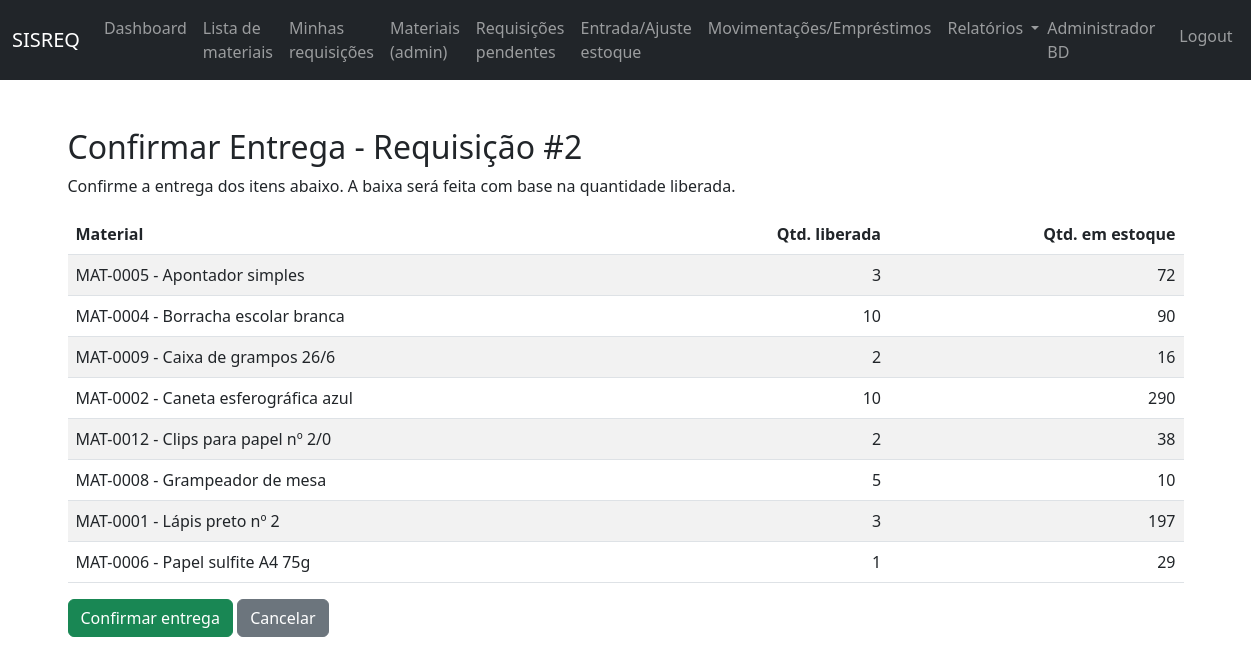
/requisicoes/2/confirmar-entrega/ (signed in), run on the app's committed database.
### apps/usuarios/models.py (models this page shows, shortened)
class Usuario(AbstractBaseUser, PermissionsMixin):
    email = models.EmailField(unique=True)
    nome_completo = models.CharField(max_length=150)
    matricula = models.CharField(max_length=30, blank=True, null=True)
    prefeitura = models.ForeignKey(
        "cadastros.Prefeitura",
        on_delete=models.PROTECT,
        null=True,
        blank=True,
    )
    secretaria = models.ForeignKey(
        "cadastros.Secretaria",
        on_delete=models.PROTECT,
        null=True,
        blank=True,
    )
    setor = models.ForeignKey(
        "cadastros.Setor",
        on_delete=models.PROTECT,
        null=True,
        blank=True,
    )
    tipo = models.CharField(
        max_length=20,
        choices=TIPO_USUARIO_CHOICES,
        default="FUNCIONARIO",
    )
    ativo = models.BooleanField(default=True)
    is_staff = models.BooleanField(default=False)
    is_superuser = models.BooleanField(default=False)
    date_joined = models.DateTimeField(default=timezone.now)
    USERNAME_FIELD = "email"
    REQUIRED_FIELDS = ["nome_completo"]
    objects = UsuarioManager()
    class Meta:
        verbose_name = "Usuário"
        verbose_name_plural = "Usuários"
    @property
    def is_active(self) -> bool:
        return self.ativo

### apps/estoque/models.py (models this page shows, shortened)
class Requisicao(models.Model):
    prefeitura = models.ForeignKey(
        "cadastros.Prefeitura",
        on_delete=models.PROTECT,
    )
    secretaria = models.ForeignKey(
        "cadastros.Secretaria",
        on_delete=models.PROTECT,
    )
    solicitante = models.ForeignKey(
        "usuarios.Usuario",
        related_name="requisicoes_solicitadas",
        on_delete=models.PROTECT,
    )
    setor = models.ForeignKey(
        "cadastros.Setor",
        on_delete=models.PROTECT,
        null=True,
        blank=True,
    )
    numero_requisicao = models.CharField(
        max_length=80,
        unique=True,
        blank=True,
        null=True,
    )
    status = models.CharField(
        max_length=20,
        choices=STATUS_REQUISICAO_CHOICES,
        default="PENDENTE",
    )
    observacao_solicitante = models.TextField(blank=True)
    observacao_administrador = models.TextField(blank=True)
    aprovado_por = models.ForeignKey(
        "usuarios.Usuario",
        related_name="requisicoes_aprovadas",
        null=True,
        blank=True,
        on_delete=models.PROTECT,
    )
    data_criacao = models.DateTimeField(auto_now_add=True)
    data_aprovacao = models.DateTimeField(null=True, blank=True)
    data_entrega = models.DateTimeField(null=True, blank=True)
    class Meta:
        verbose_name = "Requisição"
        verbose_name_plural = "Requisições"

class ItemRequisicao(models.Model):
    requisicao = models.ForeignKey(
        Requisicao,
        related_name="itens",
        on_delete=models.CASCADE,
    )
    material = models.ForeignKey(
        Material,
        on_delete=models.PROTECT,
    )
    quantidade_solicitada = models.IntegerField()
    quantidade_liberada = models.IntegerField(default=0)
    class Meta:
        verbose_name = "Item de Requisição"
        verbose_name_plural = "Itens de Requisição"

class Material(models.Model):
    prefeitura = models.ForeignKey(
        "cadastros.Prefeitura",
        on_delete=models.PROTECT,
    )
    secretaria = models.ForeignKey(
        "cadastros.Secretaria",
        on_delete=models.PROTECT,
    )
    codigo = models.CharField(max_length=50)
    nome = models.CharField(max_length=150)
    marca = models.CharField(max_length=100, blank=True)
    categoria = models.CharField(max_length=100, blank=True)
    descricao = models.TextField(blank=True)
    unidade = models.CharField(
        max_length=10,
        choices=UNIDADE_MATERIAL_CHOICES,
    )
    quantidade_estoque = models.IntegerField()
    quantidade_minima = models.IntegerField()
    ativo = models.BooleanField(default=True)
    created_at = models.DateTimeField(auto_now_add=True)
    updated_at = models.DateTimeField(auto_now=True)
    class Meta:
        verbose_name = "Material"
        verbose_name_plural = "Materiais"
        unique_together = ("prefeitura", "secretaria", "codigo")
    def __str__(self) -> str:
        return f"{self.codigo} - {self.nome}"

### apps/estoque/views.py (the view, shortened to what this page needs)
@login_required
def confirmar_entrega(request, pk):
    if not _require_admin(request.user):
        return HttpResponseForbidden(
            "Apenas administradores podem confirmar a entrega."
        )
    prefeitura_id, secretaria_id = _get_unidade_from_session(request)
    requisicao = get_object_or_404(
        Requisicao,
        pk=pk,
        prefeitura_id=prefeitura_id,
        secretaria_id=secretaria_id,
    )
    itens = requisicao.itens.select_related("material")
    return render(
        request,
        "estoque/confirmar_entrega.html",
        {"requisicao": requisicao, "itens": itens},
    )

### apps/estoque/views.py (called while the page is built, shortened)
def _get_unidade_from_session(request):
    prefeitura_id = request.session.get("prefeitura_id")
    secretaria_id = request.session.get("secretaria_id")
    user = getattr(request, "user", None)
    return prefeitura_id, secretaria_id

def _require_admin(user):
    return user.is_authenticated and user.tipo == "ADMINISTRADOR"

### apps/estoque/templates/estoque/confirmar_entrega.html (shortened to what this page needs)
{% extends "core/base.html" %}
{% block content %}
<div class="container mt-4">
  <h2>Confirmar Entrega - Requisição #{{ requisicao.id }}</h2>
  <p>Confirme a entrega dos itens abaixo. A baixa será feita com base na quantidade liberada.</p>
  <form method="post">
    <table class="table table-striped mt-3">
      <thead>
        <tr>
          <th>Material</th>
          <th class="text-right">Qtd. liberada</th>
          <th class="text-right">Qtd. em estoque</th>
        </tr>
      </thead>
      <tbody>
        {% for item in itens %}
        <tr>
          <td>{{ item.material }}</td>
          <td class="text-right">{{ item.quantidade_liberada }}</td>
          <td class="text-right">{{ item.material.quantidade_estoque }}</td>
        </tr>
        {% endfor %}
      </tbody>
    </table>
    <button type="submit" class="btn btn-success">Confirmar entrega</button>
    <a href="{% url 'estoque:detalhar_requisicao' requisicao.pk %}" class="btn btn-secondary">Cancelar</a>
  </form>
</div>
{% endblock %}

### apps/templates/core/base.html (shortened to what this page needs)
{% load static %}
<!DOCTYPE html>
<html lang="pt-br">
  <head>
    <link href="https://cdn.jsdelivr.net/npm/bootstrap@5.3.0/dist/css/bootstrap.min.css" rel="stylesheet">
    <link rel="stylesheet" href="{% static 'estoque/css/estoque.css' %}">
  </head>
  <body>
    <nav class="navbar navbar-expand-lg navbar-dark bg-dark">
      <div class="container-fluid">
        <a class="navbar-brand" href="{% url 'estoque:dashboard' %}">SISREQ</a>
        <div class="collapse navbar-collapse" id="navbarNav">
          <ul class="navbar-nav me-auto mb-2 mb-lg-0">
            {% if request.user.is_authenticated %}
            <li class="nav-item">
              <a class="nav-link" href="{% url 'estoque:dashboard' %}">Dashboard</a>
            </li>
            <li class="nav-item">
              <a class="nav-link" href="{% url 'estoque:lista_materiais_publica' %}">Lista de materiais</a>
            </li>
            <li class="nav-item">
              <a class="nav-link" href="{% url 'estoque:listar_requisicoes' %}">Minhas requisições</a>
            </li>
            {% if request.user.tipo == "ADMINISTRADOR" %}
            <li class="nav-item">
              <a class="nav-link" href="{% url 'estoque:listar_materiais' %}">Materiais (admin)</a>
            </li>
            <li class="nav-item">
              <a class="nav-link" href="{% url 'estoque:listar_requisicoes' %}?status=PENDENTE">Requisições pendentes</a>
            </li>
            <li class="nav-item">
              <a class="nav-link" href="{% url 'estoque:novo_movimento_estoque' %}">Entrada/Ajuste estoque</a>
            </li>
            <li class="nav-item">
              <a class="nav-link" href="{% url 'estoque:entrada_compra' %}">Movimentações/Empréstimos</a>
            </li>
            <li class="nav-item dropdown">
              <a class="nav-link dropdown-toggle"
                 href="#"
                 id="navbarRelatorios"
                 role="button"
                 data-bs-toggle="dropdown"
                 aria-expanded="false">
                Relatórios
              </a>
            </li>
            {% endif %}
            {% endif %}
          </ul>
          <ul class="navbar-nav">
            {% if request.user.is_authenticated %}
            <li class="nav-item">
              <span class="navbar-text me-3">
                {{ request.user.nome_completo }}
              </span>
            </li>
            <li class="nav-item">
              <a class="nav-link" href="{% url 'usuarios:logout' %}">Logout</a>
            </li>
            {% else %}
            <li class="nav-item">
              <a class="nav-link" href="{% url 'usuarios:login' %}">Login</a>
            </li>
            {% endif %}
          </ul>
        </div>
      </div>
    </nav>
    <main class="py-4">
      {% block content %}{% endblock %}
    </main>
  </body>
</html>

### static/estoque/css/estoque.css (style rules this page uses)
.text-right { text-align:right; }

### data on the page
Usuario: user.nome_completo "Administrador BD"
Requisicao: id "2"
ItemRequisicao: material "MAT-0005 - Apontador simples", quantidade_liberada "3", material.quantidade_estoque "72"
ItemRequisicao: material "MAT-0004 - Borracha escolar branca", quantidade_liberada "10", material.quantidade_estoque "90"
ItemRequisicao: material "MAT-0009 - Caixa de grampos 26/6", quantidade_liberada "2", material.quantidade_estoque "16"
ItemRequisicao: material "MAT-0002 - Caneta esferográfica azul", quantidade_liberada "10", material.quantidade_estoque "290"
ItemRequisicao: material "MAT-0012 - Clips para papel nº 2/0", quantidade_liberada "2", material.quantidade_estoque "38"
ItemRequisicao: material "MAT-0008 - Grampeador de mesa", quantidade_liberada "5", material.quantidade_estoque "10"
ItemRequisicao: material "MAT-0001 - Lápis preto nº 2", quantidade_liberada "3", material.quantidade_estoque "197"
ItemRequisicao: material "MAT-0006 - Papel sulfite A4 75g", quantidade_liberada "1", material.quantidade_estoque "29"
